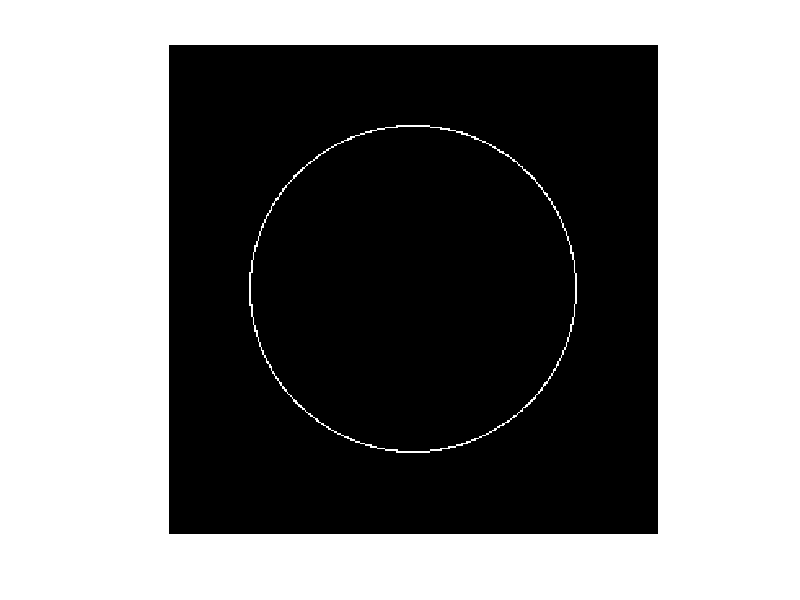

Write MATLAB code to recreate this figure.
img=zeros(300,300);
uint8(img);
x0=150;
y0=150;
r=100;
theta=linspace(0,2*pi,1000);
x=x0+r*cos(theta);
y=y0+r*sin(theta);
for i=1:numel(x)
img(round(y(i)),round(x(i)))=255;
end
imshow(img)

